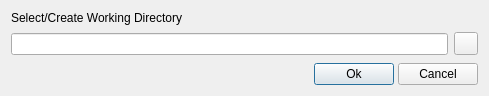
<?xml version="1.0" encoding="UTF-8"?>
<ui version="4.0">
 <class>gams::studio::pathselect::PathSelect</class>
 <widget class="QDialog" name="gams::studio::pathselect::PathSelect">
  <property name="geometry">
   <rect>
    <x>0</x>
    <y>0</y>
    <width>489</width>
    <height>96</height>
   </rect>
  </property>
  <property name="windowTitle">
   <string>Dialog</string>
  </property>
  <layout class="QVBoxLayout" name="_2">
   <property name="spacing">
    <number>4</number>
   </property>
   <item>
    <widget class="QLabel" name="label">
     <property name="text">
      <string>Select/Create Working Directory</string>
     </property>
    </widget>
   </item>
   <item>
    <widget class="QWidget" name="widget" native="true">
     <property name="sizePolicy">
      <sizepolicy hsizetype="Preferred" vsizetype="MinimumExpanding">
       <horstretch>0</horstretch>
       <verstretch>0</verstretch>
      </sizepolicy>
     </property>
     <layout class="QHBoxLayout" name="horizontalLayout">
      <property name="leftMargin">
       <number>0</number>
      </property>
      <property name="topMargin">
       <number>0</number>
      </property>
      <property name="rightMargin">
       <number>0</number>
      </property>
      <property name="bottomMargin">
       <number>0</number>
      </property>
      <item>
       <widget class="QLineEdit" name="edWorkDir"/>
      </item>
      <item>
       <widget class="QToolButton" name="bWorkDir">
        <property name="text">
         <string/>
        </property>
        <property name="icon">
         <iconset resource="../../icons/icons.qrc">
          <normaloff>:/solid/folder-open-bw</normaloff>:/solid/folder-open-bw</iconset>
        </property>
       </widget>
      </item>
     </layout>
    </widget>
   </item>
   <item>
    <layout class="QHBoxLayout" name="horizontalLayout_2">
     <item>
      <spacer name="horizontalSpacer_2">
       <property name="orientation">
        <enum>Qt::Horizontal</enum>
       </property>
       <property name="sizeHint" stdset="0">
        <size>
         <width>40</width>
         <height>20</height>
        </size>
       </property>
      </spacer>
     </item>
     <item>
      <widget class="QPushButton" name="pbOk">
       <property name="toolTip">
        <string>Load model</string>
       </property>
       <property name="text">
        <string>Ok</string>
       </property>
      </widget>
     </item>
     <item>
      <widget class="QPushButton" name="pbCancel">
       <property name="toolTip">
        <string>Cancel</string>
       </property>
       <property name="text">
        <string>Cancel</string>
       </property>
      </widget>
     </item>
    </layout>
   </item>
  </layout>
 </widget>
 <resources>
  <include location="../../icons/icons.qrc"/>
 </resources>
 <connections/>
</ui>
